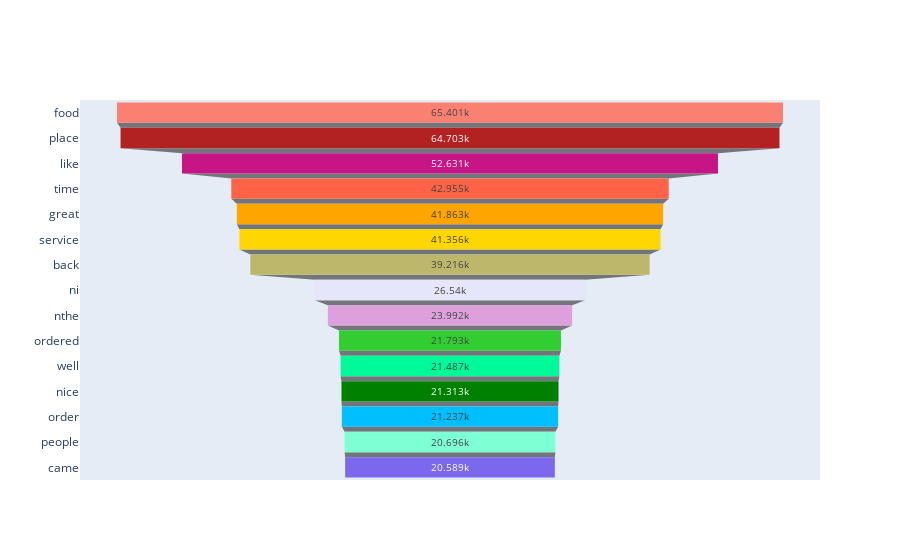

Notebook code cell kept with this figure:
### Code cell
go_figure(data=MostFrequentWordDF_Train)

### Figure 1 — Plotly figure (JSON) as saved in the notebook; plotly's stock layout.template omitted (floating-point values rounded to 4 significant figures)
{"data": [{"marker": {"color": ["Salmon", "FireBrick", "MediumVioletRed", "Tomato", "Orange", "Gold", "DarkKhaki", "Lavender", "Plum", "LimeGreen", "MediumSpringGreen", "Green", "DeepSkyBlue", "Aquamarine", "MediumSlateBlue"]}, "type": "funnel", "x": [65401, 64703, 52631, 42955, 41863, 41356, 39216, 26540, 23992, 21793, 21487, 21313, 21237, 20696, 20589], "y": ["food", "place", "like", "time", "great", "service", "back", "ni", "nthe", "ordered", "well", "nice", "order", "people", "came"]}], "layout": {}}
